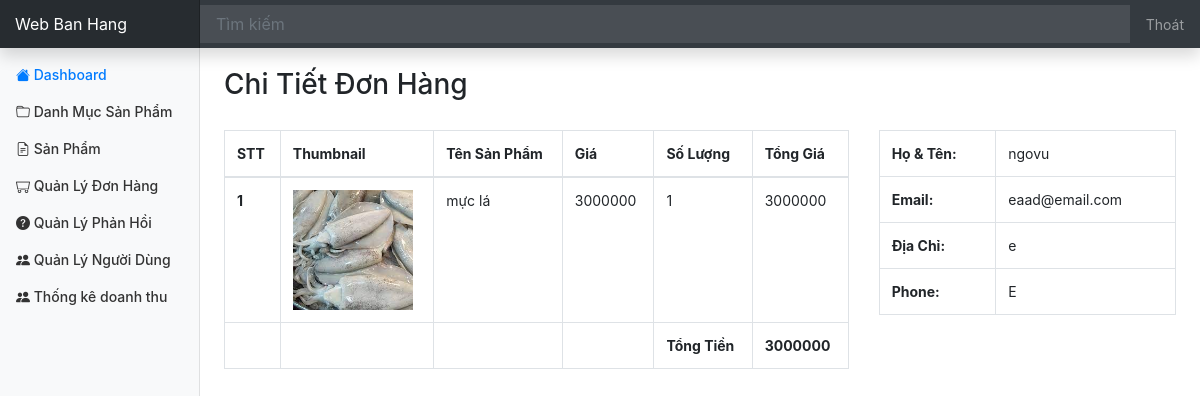
/admin/order/detail.php?id=7 (signed in), run on the app's committed database.
### tables this page shows
CREATE TABLE `order_details` (
  `id` int(11) NOT NULL,
  `order_id` int(11) DEFAULT NULL,
  `product_id` int(11) DEFAULT NULL,
  `price` int(11) DEFAULT NULL,
  `num` int(11) DEFAULT NULL,
  `total_money` int(11) DEFAULT NULL
);

CREATE TABLE `product` (
  `id` int(11) NOT NULL,
  `category_id` int(11) DEFAULT NULL,
  `title` varchar(350) DEFAULT NULL,
  `price` int(11) DEFAULT NULL,
  `discount` int(11) DEFAULT NULL,
  `thumbnail` varchar(500) DEFAULT NULL,
  `description` longtext DEFAULT NULL,
  `created_at` datetime DEFAULT NULL,
  `updated_at` datetime DEFAULT NULL,
  `deleted` int(11) DEFAULT NULL
);

CREATE TABLE `orders` (
  `id` int(11) NOT NULL,
  `user_id` int(11) DEFAULT NULL,
  `fullname` varchar(50) DEFAULT NULL,
  `email` varchar(150) DEFAULT NULL,
  `phone_number` varchar(20) DEFAULT NULL,
  `address` varchar(200) DEFAULT NULL,
  `note` varchar(255) DEFAULT NULL,
  `order_date` datetime DEFAULT NULL,
  `status` int(11) DEFAULT NULL,
  `total_money` int(11) DEFAULT NULL
);

### database/dbhelper.php (called while the page is built, shortened)
<?php
function executeResult($sql, $isSingle = false) {
	$data = null;
	$conn = mysqli_connect(HOST, USERNAME, PASSWORD, DATABASE);
	mysqli_set_charset($conn, 'utf8');
	$resultset = mysqli_query($conn, $sql);
	if($isSingle) {
		$data = mysqli_fetch_array($resultset, 1);
	} else {
		$data = [];
		while(($row = mysqli_fetch_array($resultset, 1)) != null) {
			$data[] = $row;
		}
	}
	return $data;
}

### utils/utility.php (called while the page is built, shortened)
<?php
function fixUrl($thumbnail, $rootPath = "../../") {
	if(stripos($thumbnail, 'http://') !== false || stripos($thumbnail, 'https://') !== false) {
	} else {
		$thumbnail = $rootPath.$thumbnail;
	}
	return $thumbnail;
}

### admin/order/detail.php (the view, shortened to what this page needs)
<?php
	require_once('../layouts/header.php');
	$orderId = getGet('id');
	$sql = "select Order_Details.*, Product.title, Product.thumbnail from Order_Details left join Product on Product.id = Order_Details.product_id where Order_Details.order_id = $orderId";
	$data = executeResult($sql);
	$sql = "select * from Orders where id = $orderId";
	$orderItem = executeResult($sql, true);
?>
<div class="row" style="margin-top: 20px;">
	<div class="col-md-12">
		<h3>Chi Tiết Đơn Hàng</h3>
	</div>
	<div class="col-md-8 table-responsive">
		<table class="table table-bordered table-hover" style="margin-top: 20px;">
			<thead>
				<tr>
					<th>STT</th>
					<th>Thumbnail</th>
					<th>Tên Sản Phẩm</th>
					<th>Giá</th>
					<th>Số Lượng</th>
					<th>Tổng Giá</th>
				</tr>
			</thead>
			<tbody>
<?php
	$index = 0;
	foreach($data as $item) {
		echo '<tr>
					<th>'.(++$index).'</th>
					<td><img src="'.fixUrl($item['thumbnail']).'" style="height: 120px"/></td>
					<td>'.$item['title'].'</td>
					<td>'.$item['price'].'</td>
					<td>'.$item['num'].'</td>
					<td>'.$item['total_money'].'</td>
				</tr>';
	}
?>
				<tr>
					<td></td>
					<td></td>
					<td></td>
					<td></td>
					<th>Tổng Tiền</th>
					<th><?=$orderItem['total_money']?></th>
				</tr>
			</tbody>
		</table>
	</div>
	<div class="col-md-4">
		<table class="table table-bordered table-hover" style="margin-top: 20px;">
			<tr>
				<th>Họ & Tên: </th>
				<td><?=$orderItem['fullname']?></td>
			</tr>
			<tr>
				<th>Email: </th>
				<td><?=$orderItem['email']?></td>
			</tr>
			<tr>
				<th>Địa Chỉ: </th>
				<td><?=$orderItem['address']?></td>
			</tr>
			<tr>
				<th>Phone: </th>
				<td><?=$orderItem['phone_number']?></td>
			</tr>
		</table>
	</div>
</div>
<?php
	require_once('../layouts/footer.php');
?>

### assets/css/dashboard.css (style rules this page uses)
body { font-size: .875rem; }

### data on the page
order_details: product.thumbnail (picture), product.title "mực lá", price "3000000", num "1", total_money "3000000"
orders: total_money "3000000", fullname "ngovu", email "eaad@email.com", address "e", phone_number "E"
